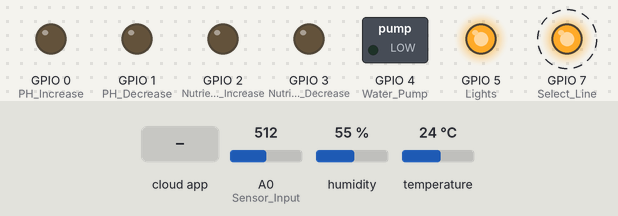
The sketch below on a simulated ESP8266 (NodeMCU). Parts: switched loads named in the sketch (green lamp = pin HIGH), output pins drawn as LEDs (lit = HIGH). Dashed ring = blinking. The inputs (shaded band) are chosen by the test bench; at power-on: A0 (Sensor_Input) = 512, humidity 55 %, temperature 24 °C. WiFi joins after 1.5 s; servers stay silent unless stated; the Firebase database answers and starts empty; what the sketch prints to the serial monitor is not drawn.

Above: at 5.4 s.
5.5 s: A0 (Sensor_Input) set to 589
10.7 s: A0 (Sensor_Input) set to 618
At 13.3 s:
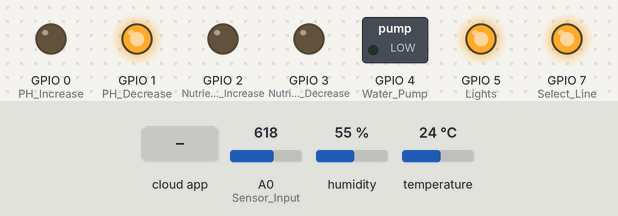
16.1 s: the phone or cloud app sets PH_Increase to 1
At 18.6 s:
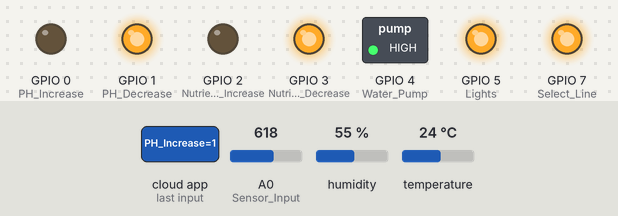
21.7 s: the phone or cloud app sets Nutrients_Increase to 1
At 24.5 s:
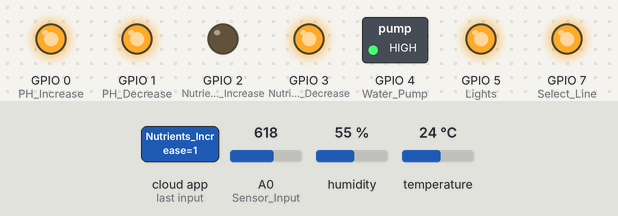
26.4 s: A0 (Sensor_Input) set to 511
At 30.5 s:
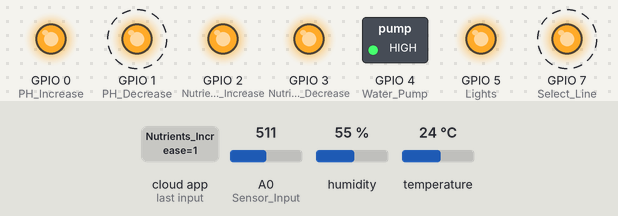
30.6 s: the phone or cloud app sets PH_Increase to 1
At 32.1 s:
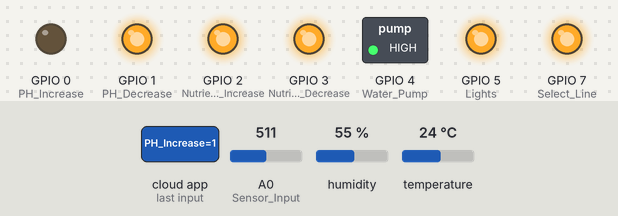
Timing chart, 0 to 46.8 s (numbered marks = the images above; inputs shaded):
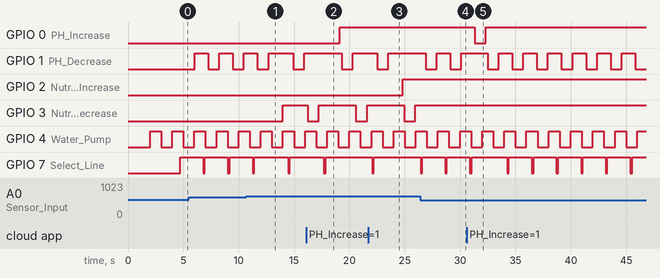

Measured:
- the behaviour switches between 600 and 601 on A0 (Sensor_Input) (found by bisection; images 0 and 1)
- after the input at 10.7 s, GPIO 1 (PH_Decrease): HIGH → LOW after 4.2 s, → HIGH 1.0 s later; GPIO 3 (Nutrients_Decrease): LOW → HIGH after 3.3 s; GPIO 7 (Select_Line): HIGH → LOW after 3.8 s, → HIGH 0.15 s later
- after the input at 16.1 s, GPIO 0 (PH_Increase): LOW → HIGH after 3.0 s; GPIO 3 (Nutrients_Decrease): HIGH → LOW after 4.5 s, → HIGH 1.0 s later; GPIO 7 (Select_Line): goes on until 17.8 s, then stays HIGH
- after the input at 21.7 s, GPIO 1 (PH_Decrease): goes on until 23.5 s, then stays HIGH; GPIO 2 (Nutrients_Increase): LOW → HIGH after 3.1 s; GPIO 7 (Select_Line): goes on until 22.2 s, then stays HIGH
- after the input at 26.4 s, GPIO 3 (Nutrients_Decrease): stays HIGH (without the input it goes to LOW after 1.8 s); GPIO 7 (Select_Line): HIGH → LOW after 2.3 s, → HIGH 0.15 s later
- after the input at 30.6 s, GPIO 0 (PH_Increase): HIGH → LOW after 0.74 s, → HIGH 1.0 s later
- by itself, GPIO 1 (PH_Decrease): alternates HIGH for 1.2 s and LOW for 1.0 s
- by itself, GPIO 4 (Water_Pump): alternates HIGH for 1.0 s and LOW for 1.0 s

The sketch:

Final_H2grO___Timer.ino
```cpp
#include <Ticker.h>
#include <FirebaseArduino.h>
#include <ESP8266WiFi.h>
#include <dht11.h>

// Set these to run example.
#define FIREBASE_HOST "h2gro-a9352.firebaseio.com"
#define FIREBASE_AUTH "IwzlWVheacyt3Z2x3QmVyrems1LSy5xCMMoGORwR"
#define WIFI_SSID "Emma"
#define WIFI_PASSWORD "81458145"

#define On 1
#define Off 0

#define Sensor_Input A0
#define PH_Increase 0
#define PH_Decrease 1
#define Nutrients_Increase 2
#define Nutrients_Decrease 3
#define Water_Pump 4
#define Lights 5
#define DHT_Input 6
#define Select_Line 7

dht11 DHT11;                          //DHT11 Object
Ticker ticker;
volatile int seconds = 0; //make it volatile because it is used inside the interrupt

int get_PH();
int get_EC();

void setup() {
  //Serial.begin(9600);

 ticker.attach(1,isrFunc);//tickerObj.attach(timeInSecs,isrFunction)
  // connect to wifi.
  WiFi.begin(WIFI_SSID, WIFI_PASSWORD);
  Serial.print("connecting");
  while (WiFi.status() != WL_CONNECTED) {
    Serial.print(".");
    delay(500);
  }
  Serial.println();
  Serial.print("connected: ");
  Serial.println(WiFi.localIP());

  Firebase.begin(FIREBASE_HOST, FIREBASE_AUTH);

  pinMode(PH_Increase, OUTPUT);             //Relay controlled
  pinMode(PH_Decrease, OUTPUT);             //Relay controlled
  pinMode(Nutrients_Increase, OUTPUT);      //Relay controlled
  pinMode(Nutrients_Decrease, OUTPUT);      //Relay controlled
  pinMode(Water_Pump, OUTPUT);              //Relay controlled
  pinMode(Lights, OUTPUT);                  //Relay controlled
  pinMode(DHT_Input, INPUT);                //Use DHT11 lib.
  pinMode(Sensor_Input, INPUT);             //Connected to MUX to get input from 2 sensors
  pinMode(Select_Line, OUTPUT);             //Select line to control MUX


  digitalWrite(PH_Increase, Off);           //Turn OFF Relay
  digitalWrite(PH_Decrease, Off);           //Turn OFF Relay
  digitalWrite(Nutrients_Increase, Off);    //Turn OFF Relay
  digitalWrite(Nutrients_Decrease, Off);    //Turn OFF Relay
  digitalWrite(Water_Pump, Off);            //Turn OFF Relay
  digitalWrite(Lights, On);                 //Turn ON Relay for Lights


  // set value
  Firebase.setInt("PH_Increase", Off);
  // handle error
  if (Firebase.failed()) {
      Firebase.setString("Error", Firebase.error());
      Serial.print("setting /number failed:");
      Serial.println(Firebase.error());
      return;
  }
  delay(100);
      // set value
  Firebase.setInt("PH_Decrease", Off);
  // handle error
  if (Firebase.failed()) {
      Firebase.setString("Error", Firebase.error());
      Serial.print("setting /number failed:");
      Serial.println(Firebase.error());
      return;
  }
  delay(100);
      // set value
  Firebase.setInt("Nutrients_Increase", Off);
  // handle error
  if (Firebase.failed()) {
      Firebase.setString("Error", Firebase.error());
      Serial.print("setting /number failed:");
      Serial.println(Firebase.error());
      return;
  }
  delay(100);
      // set value
  Firebase.setInt("Nutrients_Decrease", Off);
  // handle error
  if (Firebase.failed()) {
      Firebase.setString("Error", Firebase.error());
      Serial.print("setting /number failed:");
      Serial.println(Firebase.error());
      return;
  }
  delay(100);
      // set value
  Firebase.setInt("Water_Pump", Off);
  // handle error
  if (Firebase.failed()) {
      Firebase.setString("Error", Firebase.error());
      Serial.print("setting /number failed:");
      Serial.println(Firebase.error());
      return;
  }
  delay(100);
      // set value
  Firebase.setInt("Lights", Off);
  // handle error
  if (Firebase.failed()) {
      Firebase.setString("Error", Firebase.error());
      Serial.print("setting /number failed:");
      Serial.println(Firebase.error());
      return;
  }
  delay(100);

      // set value
  Firebase.setInt("PH_val", Off);
  // handle error
  if (Firebase.failed()) {
      Firebase.setString("Error", Firebase.error());
      Serial.print("setting /number failed:");
      Serial.println(Firebase.error());
      return;
  }
  delay(100);

      // set value
  Firebase.setInt("Conductivity_val", Off);
  // handle error
  if (Firebase.failed()) {
      Firebase.setString("Error", Firebase.error());
      Serial.print("setting /number failed:");
      Serial.println(Firebase.error());
      return;
  }
  delay(100);
      // set value
  Firebase.setFloat("Temp_val", Off);
  // handle error
  if (Firebase.failed()) {
      Firebase.setString("Error", Firebase.error());
      Serial.print("setting /number failed:");
      Serial.println(Firebase.error());
      return;
  }
  delay(100);
      // set value
  Firebase.setFloat("Humidity_val", Off);
  // handle error
  if (Firebase.failed()) {
      Firebase.setString("Error", Firebase.error());
      Serial.print("setting /number failed:");
      Serial.println(Firebase.error());
      return;
  }
  delay(100);
    Firebase.setString("Error", "No Error");
  // handle error
  if (Firebase.failed()) {
    Firebase.setString("Error", Firebase.error());
      Serial.print("setting /number failed:");
      Serial.println(Firebase.error());
      return;
  }
  delay(100);
}

void isrFunc(){
  digitalWrite(4,!digitalRead(4));
}

//int n = 0;
 //use setint default 0 value .. push value
void loop() {
  int chk = DHT11.read(DHT_Input);              //Get value from DHT11 sensor
  float Humidity_val = DHT11.humidity;
  float temp_val = DHT11.temperature;
  Firebase.setFloat("Humidity_val", Humidity_val);
  Firebase.setFloat("temp_val", temp_val);

  int PH_val = get_PH();
  int Conductivity_val = get_EC();
  int PH_Lower_Range = 6.5;
  int PH_Upper_Range = 7.5;
  int EC_Lower_Range = 500;
  int EC_Upper_Range = 600;


  if(PH_val < PH_Lower_Range || Firebase.getInt("PH_Increase") == On)
  {
    digitalWrite(PH_Increase, LOW);
    delay(1000);                              //Use timer interrupt!!
    digitalWrite(PH_Increase, HIGH);
    Firebase.setInt("PH_Increase",Off);                         //WORKS!!
    if (Firebase.failed()) {
      Firebase.setString("Error", Firebase.error());
      Serial.print("setting /number failed:");
      Serial.println(Firebase.error());
      return;
    }
  }
  if(PH_val > PH_Upper_Range || Firebase.getInt("PH_Decrease") == On)
  {
    digitalWrite(PH_Decrease, LOW);
    delay(1000);                              //Use timer interrupt!!
    digitalWrite(PH_Decrease, HIGH);

    Firebase.setInt("PH_Decrease",Off);                         //WORKS!!
    if (Firebase.failed()) {
      Firebase.setString("Error", Firebase.error());
      Serial.print("setting /number failed:");
      Serial.println(Firebase.error());
      return;
    }

  /*  //String name = Firebase.pushInt("PH_Decrease", 0);         //Does not work!! creates a new entry in the database
    // handle error
    if (Firebase.failed()) {
      Serial.print("pushing /logs failed:");
      Serial.println(Firebase.error());
      return;
    } */
  }

  if(Conductivity_val < EC_Lower_Range || Firebase.getInt("Nutrients_Increase") == On)
  {
    digitalWrite(Nutrients_Increase, LOW);
    delay(1000);                              //Use timer interrupt!!
    digitalWrite(Nutrients_Increase, HIGH);
    Firebase.setInt("Nutrients_Increase",Off);                         //WORKS!!
    if (Firebase.failed()) {
      Firebase.setString("Error", Firebase.error());
      Serial.print("setting /number failed:");
      Serial.println(Firebase.error());
      return;
    }
  }

  if(Conductivity_val > EC_Upper_Range || Firebase.getInt("Nutrients_Decrease") == On)
  {
    digitalWrite(Nutrients_Decrease, LOW);
    delay(1000);                               //Use timer interrupt!!
    digitalWrite(Nutrients_Decrease, HIGH);
    Firebase.setInt("Nutrients_Decrease",Off);                         //WORKS!!
    if (Firebase.failed()) {
      Firebase.setString("Error", Firebase.error());
      Serial.print("setting /number failed:");
      Serial.println(Firebase.error());
      return;
    }
  }

                                              // add isr for Main Pump.!!!!!
}


int get_PH()
{
  digitalWrite(Select_Line, LOW);
  int PH_val = analogRead(Sensor_Input);
  Firebase.setInt("PH_val", PH_val);
  if (Firebase.failed()) {
    Firebase.setString("Error", Firebase.error());
  }
  return PH_val;
}


int get_EC()
{
  digitalWrite(Select_Line, HIGH);
  int Conductivity_val = analogRead(Sensor_Input);
  Firebase.setInt("Conductivity_val", Conductivity_val);
  if (Firebase.failed()) {
      Firebase.setString("Error", Firebase.error());
  }
  return Conductivity_val;
}
```
